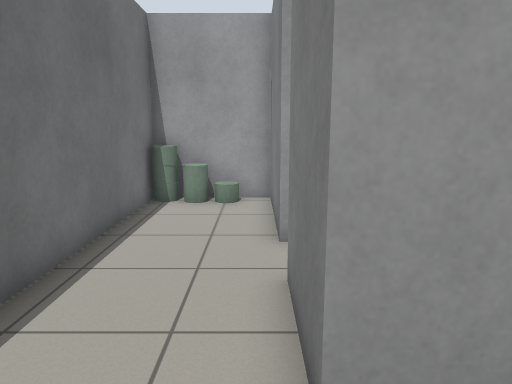
[1] (above)

16 first-person views from a walk through a world built for the Gazebo simulator. The camera is 1.2 m above the floor, tilts 10° down and sees 70° across. The floor is counted in squares, 0.5 m on a side. Each view is taken from the middle of a square. On the plan, view 1 faces up. The plan holds only what a view shows up to about 20 squares ahead; the rest is blank. Some stock models are drawn as simple stand-ins.

[2]
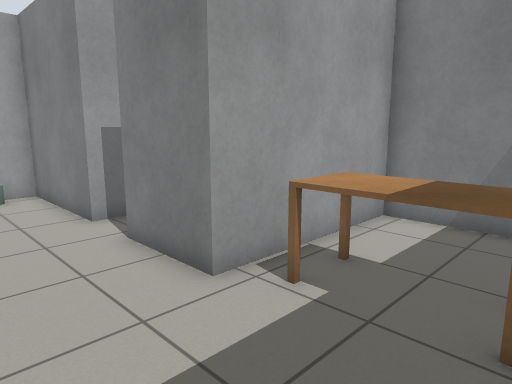

[3]
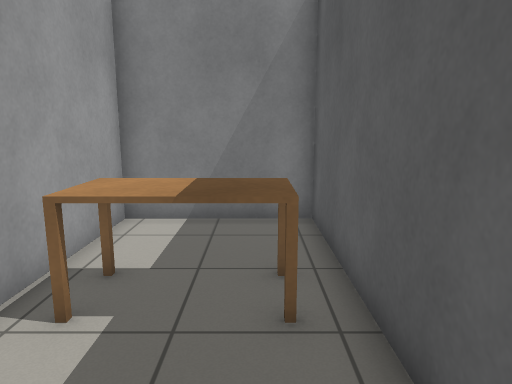

[4]
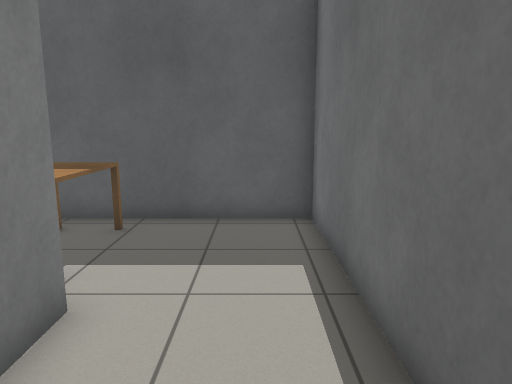

[5]
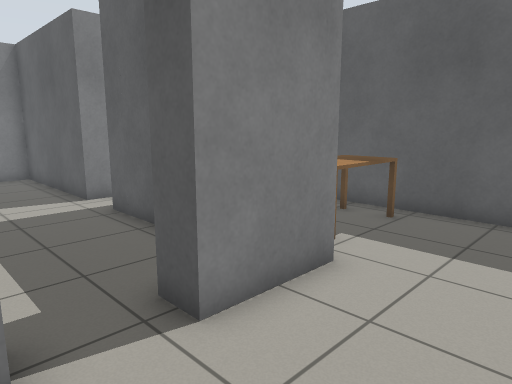

[6]
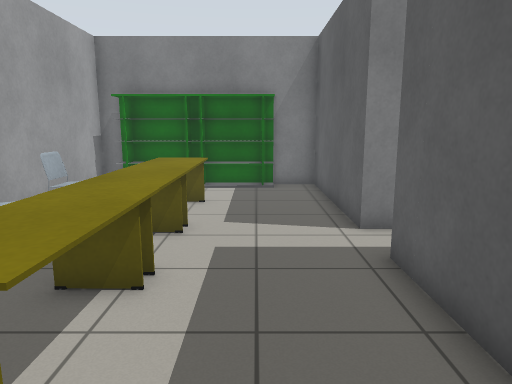

[7]
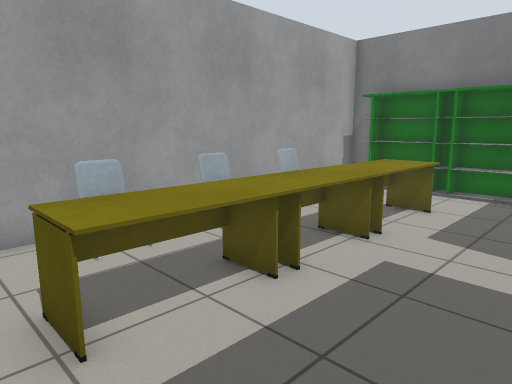

[8]
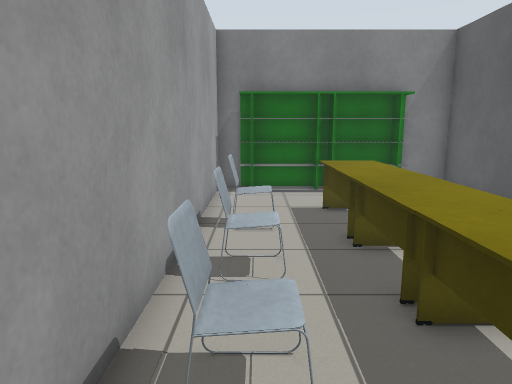

[9]
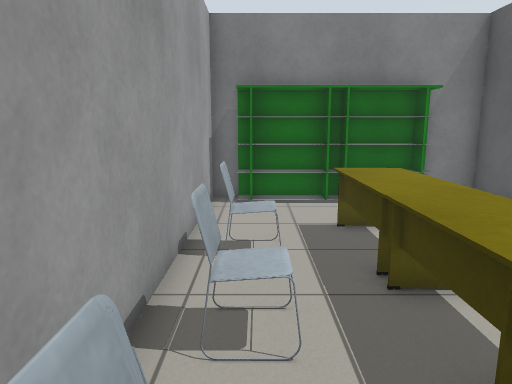

[10]
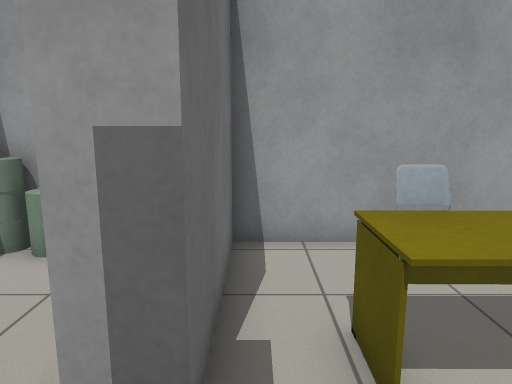

[11]
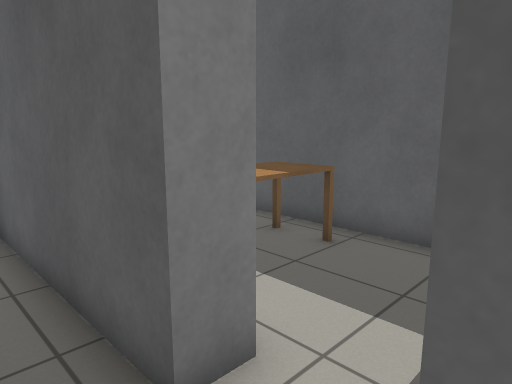

[12]
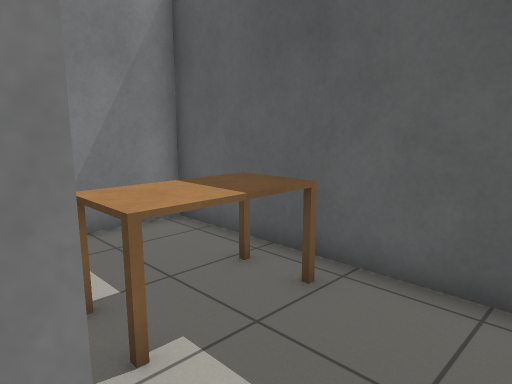

[13]
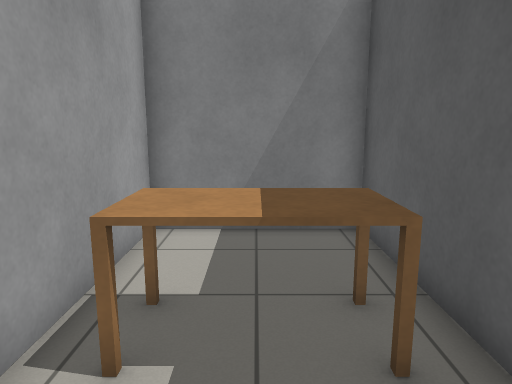

[14]
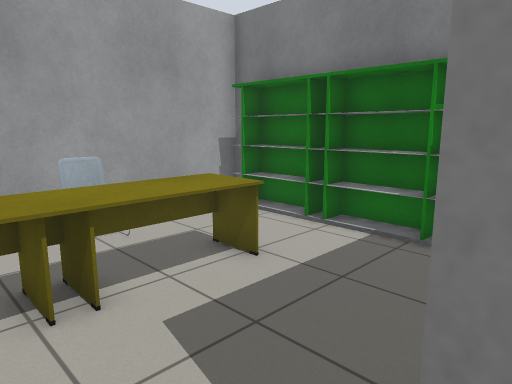

[15]
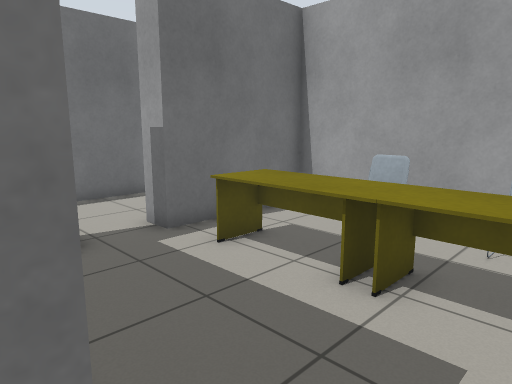

[16]
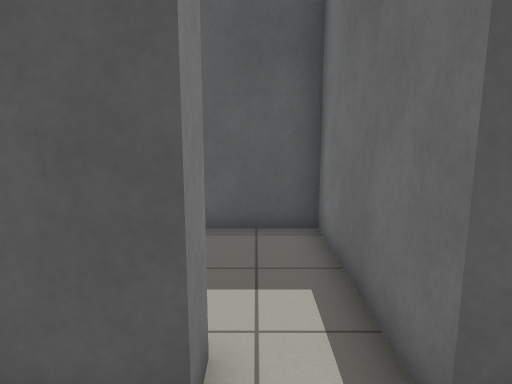

### Floor plan
Points are (right, up) in squares from view 1. A wall is a line through its corners. A room is listed if a view was taken in it or the views show most of it. See-through windows are left out.
Room 1 (views 1, 2, 3, 4, 5)
walls: (0.5, 7.5) (0.5, 12.5) (-3.5, 12.5) (-3.5, -2.5) (6.5, -2.5) (6.5, 2.5) (0.5, 2.5) (0.5, 5.5)
ways out: opening at (1, 6.5) to room 2
objects: grey cylinder (-3, 12); grey cylinder (-2, 12); grey cylinder (-1, 12); table (1, -1) to (3, 1)
Room 2 (views 6, 7, 8, 9, 10, 11, 16)
walls: (9.5, 3.5) (16.5, 3.5) (16.5, 5.4); (4.1, 3.5) (7.5, 3.5); (16.5, 11.5) (16.5, 12.5) (1.5, 12.5) (1.5, 7.5) (0.5, 7.5); (0.5, 5.5) (1.5, 5.5)
ways out: opening at (1, 6.5) to room 1; opening at (8.5, 3) to room 3
objects: desk (3, 8) to (6, 9); chair (5, 11); desk (7, 8) to (9, 9); chair (8, 11); desk (10, 8) to (12, 9); chair (11, 11); bookshelf (16, 6) to (16, 8); bookshelf (16, 9) to (16, 11)
Room 3 (views 12, 13, 14, 15)
walls: (9.5, 2.4) (9.5, 3.5); (7.5, 3.5) (7.5, -2.5) (16.5, -2.5) (16.5, 2.5) (11.2, 2.5)
ways out: opening at (8.5, 3) to room 2
objects: table (11, -1) to (13, 1)

Where each view was taken, in squares from view 1:
view 1: 0 up, 0 right, facing up
view 2: 2 down, 3 left, facing up-right
view 3: 1 down, 3 left, facing right
view 4: 7 up, 2 left, facing down
view 5: 8 up, 3 left, facing down-right
view 6: 6 up, 1 right, facing right
view 7: 4 up, 2 right, facing up-right
view 8: 11 up, 2 right, facing right
view 9: 11 up, 4 right, facing right
view 10: 5 up, 2 right, facing up
view 11: 5 up, 7 right, facing down-right
view 12: 3 up, 8 right, facing down-right
view 13: 0 up, 8 right, facing right
view 14: 3 up, 8 right, facing up-right
view 15: 3 up, 9 right, facing up-left
view 16: 6 up, 9 right, facing down
